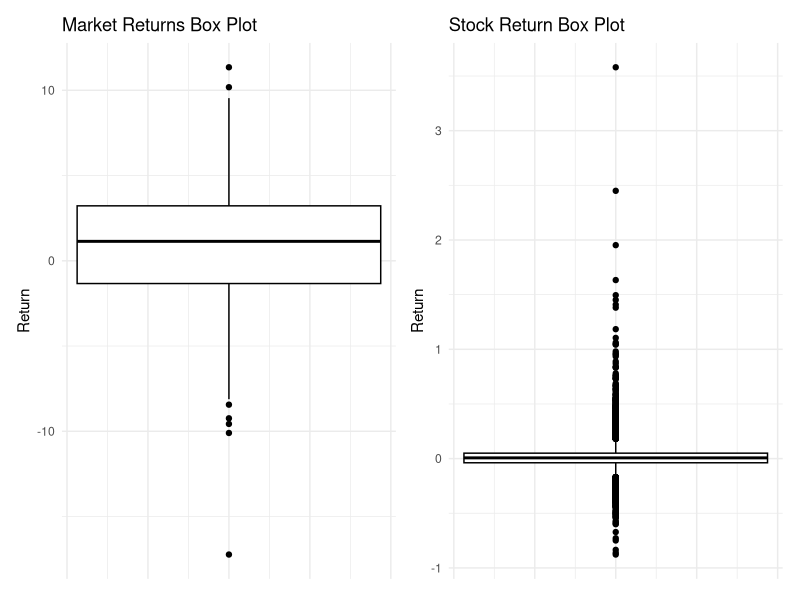
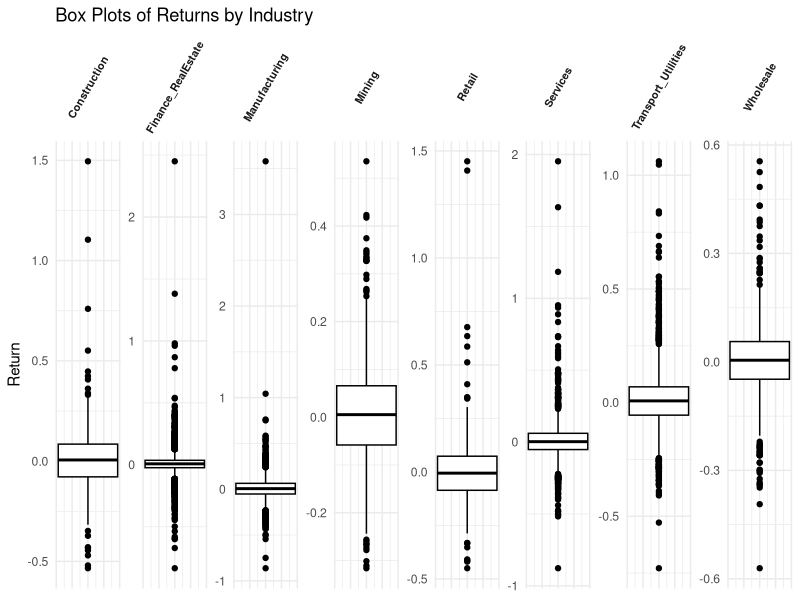
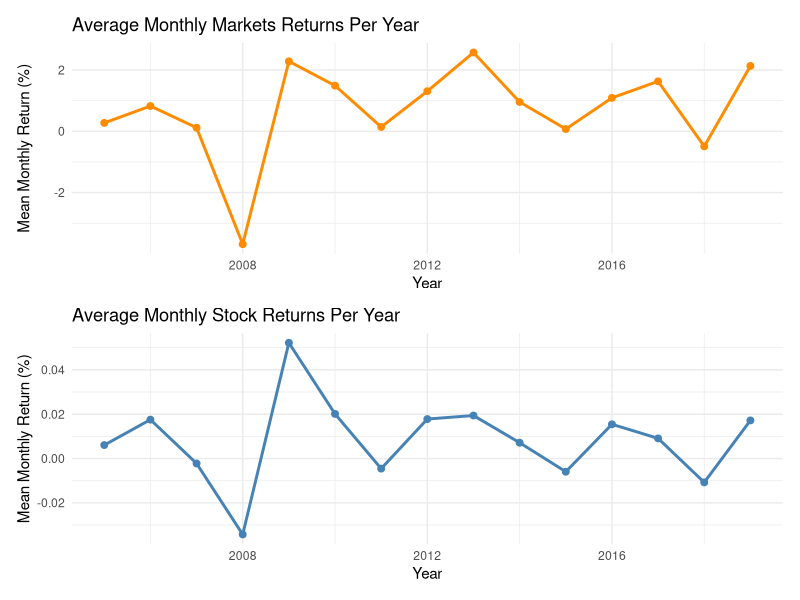
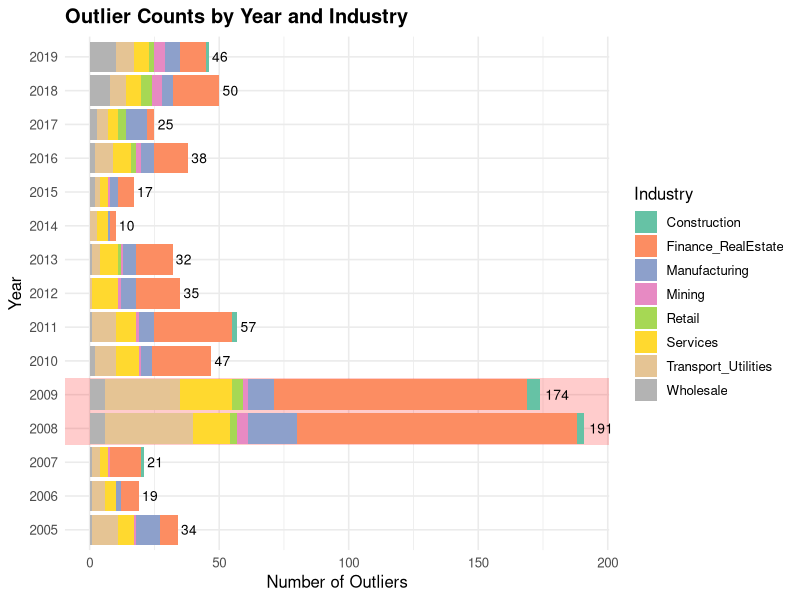
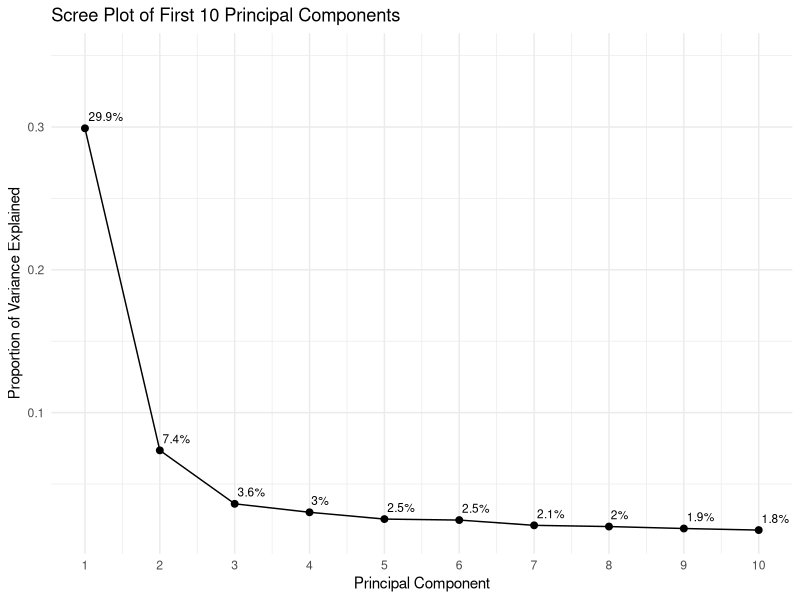
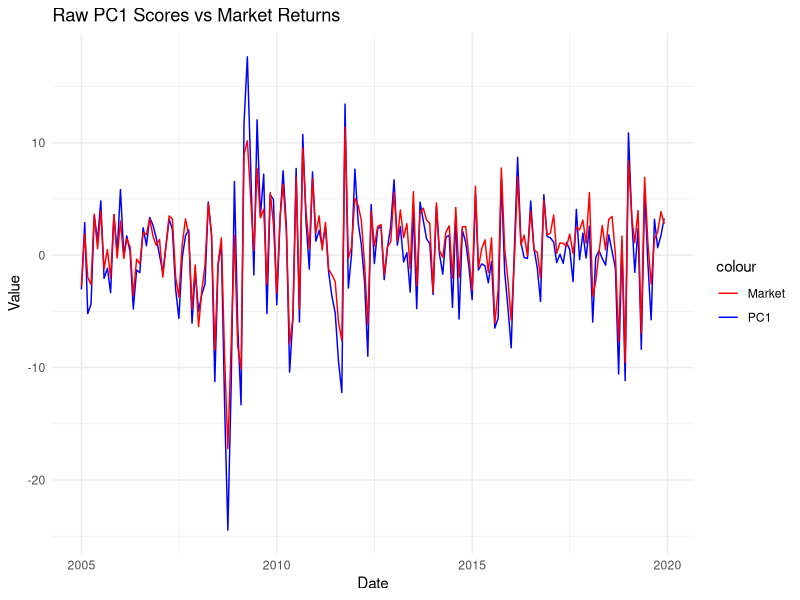
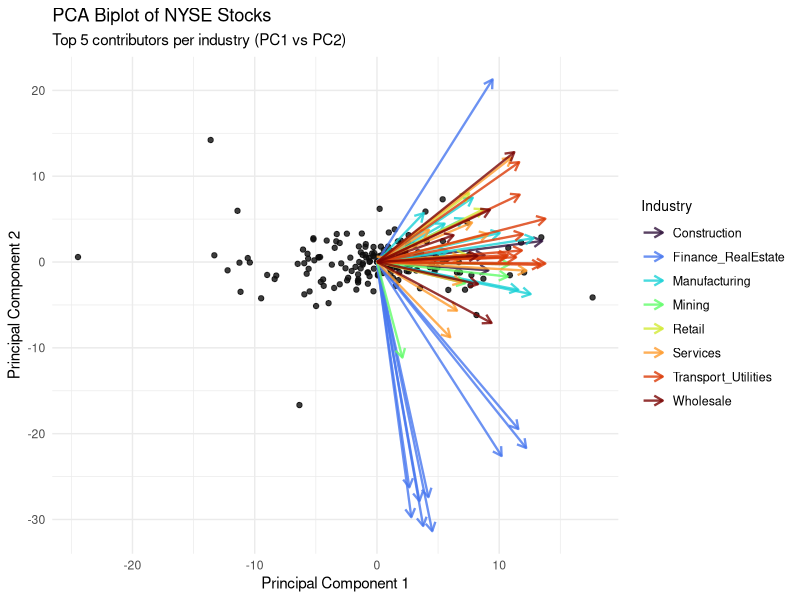
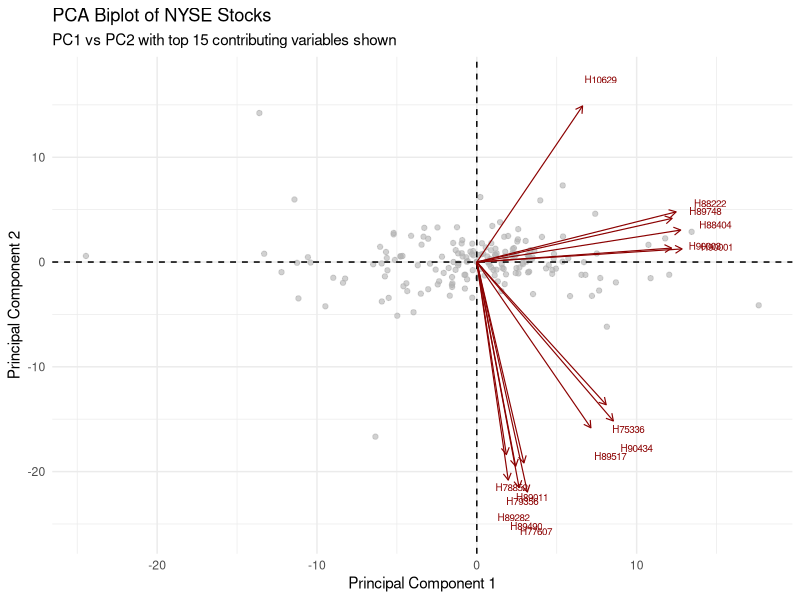

These charts were generated, in order, by the following R code:
## ---- chunk 1
#| echo: false
#| code-fold: true
#| message: false

# Load libraries
library(tidyverse)
library(readxl)
library(conflicted)
library(kableExtra)
library(knitr)
library(dplyr)
library(lubridate)
library(ggplot2)
library(GGally)
library(patchwork)
library(tibble)
library(stringr)
library(viridis)



conflicts_prefer(dplyr::filter)
conflicts_prefer(dplyr::select)
conflicts_prefer(dplyr::slice)

# Plot options and themes
options(
  digits = 2,
  width = 60,
  ggplot2.continuous.colour = "viridis",
  ggplot2.continuous.fill = "viridis",
  ggplot2.discrete.colour = c("#D55E00", "#0072B2", "#009E73", "#CC79A7", "#E69F00", "#56B4E9", "#F0E442"),
  ggplot2.discrete.fill = c("#D55E00", "#0072B2", "#009E73", "#CC79A7", "#E69F00", "#56B4E9", "#F0E442")
)

theme_set(theme_bw(base_size = 14) +
   theme(
     aspect.ratio = 1,
     plot.background = element_rect(fill = 'transparent', colour = NA),
     plot.title.position = "plot",
     plot.title = element_text(size = 24),
     panel.background = element_rect(fill = 'transparent', colour = NA),
     legend.background = element_rect(fill = 'transparent', colour = NA),
     legend.key = element_rect(fill = 'transparent', colour = NA)
   )
)
## ---- chunk 2
# Reading the original data 
sample_data <- read.csv("data/SampleJ.csv")
market_data <- read.csv("data/Market.csv")
## ---- chunk 3

# Evaluating SampleJ 
# Checking for NA values in the sample data
#sum(is.na(sample_data))       
#vis_dat(sample_data)

#Evaluating Structure of Data
# Note: output is hidden in the report because of high number of variables
#(glimpse(sample_data))
## ---- chunk 4

#Evaluating Market
# Checking for NA values in the sample data
#sum(is.na(market_data))       
#vis_dat(sample_data)

#Evaluating Structure of Data
# Note: output is hidden in the report because of high number of variables
#head(glimpse(market_data))
## ---- chunk 5

#EDA

# To perform EDA, we convert the Date variable to actual date format using . This will help with time series plots and analysis.

# Date Conversion
# sample data, convert to actual date format 
sample_data <- sample_data |>
  mutate(Date = gsub("Y", "", Date),        
         Date = gsub("M", "-", Date),       
         Date = paste0(Date, "-01"),        
         Date = ymd(Date))   

# Market data, convert to actual date format
market_data <- market_data |>
  mutate(Date = gsub("Y", "", Date),        
         Date = gsub("M", "-", Date),       
         Date = paste0(Date, "-01"),       
         Date = ymd(Date))   
## ---- chunk 6

#Joining the two datasets for comparison
joined_data <- sample_data %>%
  left_join(market_data, by = "Date")

#summary(joined_data )
## ---- chunk 7

#EDA on sample data 
#Boxplots

#Add Industry column, pivot longer for sample data
long_data <- sample_data |>
  pivot_longer(-Date, names_to = "Stock", values_to = "Return") %>%
  mutate(
    Industry = case_when(
      str_starts(Stock, "B") ~ "Mining",
      str_starts(Stock, "C") ~ "Construction",
      str_starts(Stock, "D") ~ "Manufacturing",
      str_starts(Stock, "E") ~ "Transport_Utilities",
      str_starts(Stock, "F") ~ "Wholesale",
      str_starts(Stock, "G") ~ "Retail",
      str_starts(Stock, "H") ~ "Finance_RealEstate",
      str_starts(Stock, "I") ~ "Services"
    ),
    Year = format(Date, "%Y")
  )
## ---- chunk 8
#| label: tbl-summary_stats
#| tbl-cap: "Summary Statistics for Market and Industry Returns"

# Stats

# Industry-wise summary statistics
industry_stats <- long_data %>%
  group_by(Industry) %>%
  summarise(
    Mean = mean(Return, na.rm = TRUE),
    SD = sd(Return, na.rm = TRUE),
    Min = min(Return, na.rm = TRUE),
    Max = max(Return, na.rm = TRUE)
  ) 

# Overall summary statistics
overall_summary <- long_data %>%
  summarise(
    Industry = "Overall Stock Return",
    Mean = mean(Return, na.rm = TRUE),
    SD = sd(Return, na.rm = TRUE),
    Min = min(Return, na.rm = TRUE),
    Max = max(Return, na.rm = TRUE)
  )

# Market summary statistics

market_stats <- market_data %>%
  summarise(
    Industry = "Market Return",
    Mean = mean(MarketReturn, na.rm = TRUE),
    SD = sd(MarketReturn, na.rm = TRUE),
    Min = min(MarketReturn, na.rm = TRUE),
    Max = max(MarketReturn, na.rm = TRUE)
  ) 

final_summary <- bind_rows(market_stats, overall_summary,  industry_stats)

kable(final_summary, digits = 6) %>%
  kable_styling(bootstrap_options = c("striped", "hover", "condensed"), full_width = F)

## ---- chunk 9
#| label: fig-boxplots

# Boxplots of market returns
p1 <- ggplot(market_data, aes(y = MarketReturn)) +
  geom_boxplot(fill = "white", color = "black") +
  labs(
    title = "Market Returns Box Plot",
    y = "Return",
    x = NULL
  ) + 
  theme_minimal() +
  theme(
    axis.text.x = element_blank(),       
    axis.ticks.x = element_blank(), 
    strip.text = element_text(size = 7.9, angle = 60, face= "bold" ) 
  )


# Boxplots of sample stock returns
p2 <- ggplot(long_data, aes(y = Return)) +
  geom_boxplot(fill = "white", color = "black") +
  labs(
    title = "Stock Return Box Plot",
    y = "Return",
    x = NULL
  ) + 
  theme_minimal() +
  theme(
    axis.text.x = element_blank(),      
    axis.ticks.x = element_blank(), 
    strip.text = element_text(size = 7.9, angle = 60, face= "bold" ) 
  )

p1 + p2 + plot_layout(ncol = 2)
## ---- chunk 10
#| label: fig-industry-boxplots

# Boxplots of returns per industry, each in its own panel
ggplot(long_data, aes(y = Return)) +
  geom_boxplot(fill = "white", color = "black") +
  facet_wrap(~ Industry, ncol = 8, scales = "free_y") +
  labs(
    title = "Box Plots of Returns by Industry",
    y = "Return",
    x = NULL
  ) +
  theme_minimal() +
  theme(
    axis.text.x = element_blank(),       
    axis.ticks.x = element_blank(), 
    strip.text = element_text(size = 7.9, angle = 60, face= "bold" ) 
  )

## ---- chunk 11
#| label: fig-yearly-returns

# Add Year column, pivot longer for yearly analysis of sample data
stock_yearly <- joined_data %>%
  mutate(Year = format(Date, "%Y")) %>%
  select(-MarketReturn) %>%
  pivot_longer(
    cols = -c(Date, Year),
    names_to = "Stock",
    values_to = "Return"
  )

# Calculate yearly overall return (average across all stocks per year, per month)
yearly_returns <- stock_yearly %>%
  group_by(Year) %>%
  summarise(
    OverallReturn = mean(Return, na.rm = TRUE)
  )

# Calculate yearly market return (average market return per year, per month)
market_yearly <- joined_data %>%
  select(Date, MarketReturn) %>%
  mutate(Year = format(Date, "%Y")) %>%
  group_by(Year) %>%
  summarise(MarketReturn = mean(MarketReturn, na.rm = TRUE))

compare_yearly <- left_join(yearly_returns, market_yearly, by = "Year")
compare_yearly$Year <- as.integer(compare_yearly$Year)


# Market plot
p1 <- ggplot(compare_yearly, aes(x = as.integer(Year), y = MarketReturn, group = 1)) +
  geom_line(color = "darkorange", size = 1) +
  geom_point(color = "darkorange", size = 2) +
  labs(title = "Average Monthly Markets Returns Per Year",
       x = "Year", y = "Mean Monthly Return (%)") +
  theme_minimal()


# Stock plot
p2 <- ggplot(compare_yearly, aes(x = as.integer(Year), y = OverallReturn, group = 1)) +
  geom_line(color = "steelblue", size = 1) +
  geom_point(color = "steelblue", size = 2) +
  labs(title = "Average Monthly Stock Returns Per Year",
       x = "Year", y = "Mean Monthly Return (%)") +
  theme_minimal()


p1 / p2

## ---- chunk 12
#| label: fig-outlier-counts

# Per-stock outliers using IQR method
outliers <- long_data %>%
  group_by(Stock) %>%   # calculate thresholds for each stock separately
  mutate(
    Q1 = quantile(Return, 0.25, na.rm = TRUE),
    Q3 = quantile(Return, 0.75, na.rm = TRUE),
    IQR = Q3 - Q1,
    Lower = Q1 - 1.5 * IQR,
    Upper = Q3 + 1.5 * IQR,
    Outlier = Return < Lower | Return > Upper
  ) %>%
  ungroup() %>%
  filter(Outlier) %>%
  select(Date, Stock, Industry, Return, Year)


# Count outliers by Year and Industry
outlier_counts <- outliers %>%
  count(Year, Industry)

# Get totals per Year for labels
totals <- outlier_counts %>%
  group_by(Year) %>%
  summarise(total = sum(n), .groups = "drop")


outlier_counts$Year <- as.numeric(outlier_counts$Year)
totals$Year <- as.numeric(totals$Year)

# Plot outliers by year and industry
ggplot(outlier_counts, aes(x = n, y = factor(Year), fill = Industry)) +
  annotate("rect", xmin = -Inf, xmax = Inf, ymin = which(levels(factor(outlier_counts$Year))=="2008") - 0.5,
           ymax = which(levels(factor(outlier_counts$Year))=="2009") + 0.5,
           alpha = 0.2, fill = "red") +
  geom_bar(stat = "identity") +
  geom_text(data = totals, aes(x = total, y = factor(Year), label = total),
            inherit.aes = FALSE, hjust = -0.2, size = 3.5) +
   scale_fill_brewer(palette = "Set2") +
  labs(
    title = "Outlier Counts by Year and Industry",
    x = "Number of Outliers",
    y = "Year"
  ) +
  theme_minimal(base_size = 12) +
  theme(
    legend.position = "right",
    plot.title = element_text(face = "bold"),
    plot.subtitle = element_text(size = 10)
  ) +
  coord_cartesian(clip = "off")   

## ---- chunk 13
# Remove Date column for PCA
stock_returns <- sample_data |> select(-Date)

# Perform PCA with scaling and centering
pca_res <- prcomp(stock_returns, scale. = TRUE, center = TRUE)

#summary(pca_res)

## ---- chunk 14
#| label: fig-scree-plot

# Variance explained
var_explained <- pca_res$sdev^2 / sum(pca_res$sdev^2)

# Scree data
scree_data <- data.frame(
  PC = 1:length(var_explained),
  Variance = var_explained,
  Percent = round(var_explained * 100, 1)  # percentage with 1 decimal
)

# First 10 PCs
scree_data10 <- subset(scree_data, PC <= 10)

ggplot(scree_data10, aes(x = PC, y = Variance)) +
  geom_line(group = 1, color = "black") +
  geom_point(color = "black", size = 2) +
  geom_text(aes(label = paste0(Percent, "%")), 
            vjust = -0.8, hjust = -0.1, size = 3) +
  scale_x_continuous(breaks = 1:10) +
  expand_limits(y = max(scree_data10$Variance) + 0.05) +
  labs(
    title = "Scree Plot of First 10 Principal Components",
    x = "Principal Component",
    y = "Proportion of Variance Explained"
  ) +
  theme_minimal()



## ---- chunk 15
#| label: tbl-pca-loadings
#| tbl-cap: "PCA Loadings for PC1 and PC2 with Industries"

# Loadings with industries assigned
data <- pca_res$rotation[, 1:2] %>%
  as.data.frame() %>%                    
  rownames_to_column("Stock") %>%        
  mutate(
    Industry = case_when(
      str_starts(Stock, "B") ~ "Mining",
      str_starts(Stock, "C") ~ "Construction",
      str_starts(Stock, "D") ~ "Manufacturing",
      str_starts(Stock, "E") ~ "Transport_Utilities",
      str_starts(Stock, "F") ~ "Wholesale",
      str_starts(Stock, "G") ~ "Retail",
      str_starts(Stock, "H") ~ "Finance_RealEstate",
      str_starts(Stock, "I") ~ "Services"
    )
  )

kable(head(data)) %>%
  kable_styling(bootstrap_options = c("striped", "hover", "condensed"), full_width = F)

## ---- chunk 16
# Extract PC scores for first two components
pc_scores <- data.frame(
  Date = sample_data$Date,      
  PC1 = pca_res$x[,1], 
  PC2 = pca_res$x[,2]
)

## ---- chunk 17
#| label: fig-pc1-vs-market

# Plot PC1 scores against Market Returns
ggplot(pc_scores, aes(x = Date)) +
  geom_line(aes(y = PC1, colour = "PC1")) +
  geom_line(aes(y = market_data$MarketReturn, colour = "Market")) +
  labs(title = "Raw PC1 Scores vs Market Returns",
       y = "Value") +
  scale_colour_manual(values = c("PC1" = "blue", "Market" = "red")) +
  theme_minimal()

## ---- chunk 18
#| label: fig-biplot-overall

# Loadings with industry labels
data <- pca_res$rotation[, 1:2] %>%
  as.data.frame() %>%
  rownames_to_column("Stock") %>%
  mutate(
    Industry = case_when(
      str_starts(Stock, "B") ~ "Mining",
      str_starts(Stock, "C") ~ "Construction",
      str_starts(Stock, "D") ~ "Manufacturing",
      str_starts(Stock, "E") ~ "Transport_Utilities",
      str_starts(Stock, "F") ~ "Wholesale",
      str_starts(Stock, "G") ~ "Retail",
      str_starts(Stock, "H") ~ "Finance_RealEstate",
      str_starts(Stock, "I") ~ "Services",
      TRUE ~ "Other"
    )
  )

# Top 5 contributors per industry
top_vars <- data %>%
  mutate(max_loading = pmax(abs(PC1), abs(PC2))) %>%
  group_by(Industry) %>%
  slice_max(order_by = max_loading, n = 10, with_ties = FALSE) %>%
  ungroup()


# Scale factor for arrows
arrow_scale <- 100  

ggplot() +
  geom_point(aes(x = pca_res$x[,1], y = pca_res$x[,2]),
             color = "grey5", alpha = 0.8) +
  geom_segment(data = top_vars,
               aes(x = 0, y = 0,
                   xend = PC1 * arrow_scale,
                   yend = PC2 * arrow_scale,
                   color = Industry),
               arrow = arrow(length = unit(0.25, "cm")),
               linewidth = 0.8, alpha = 0.8) +
  
  
  # Viridis discrete color scale
  scale_color_viridis_d(option = "turbo") +  
  
  labs(title = "PCA Biplot of NYSE Stocks",
       subtitle = "Top 5 contributors per industry (PC1 vs PC2)",
       x = "Principal Component 1", y = "Principal Component 2") +
  
  theme_minimal() +
  theme(legend.position = "right",
        legend.title = element_text(size = 10),
        legend.text  = element_text(size = 9))


## ---- chunk 19
#| label: fig-biplot-top15

# Top 15 contributors overall
top15_vars <- data %>%
  mutate(max_loading = pmax(abs(PC1), abs(PC2))) %>%
  arrange(desc(max_loading)) %>%
  slice_head(n = 15)

# Scale factor for arrows
arrow_scale <- 70  

ggplot() +
  geom_point(aes(x = pca_res$x[,1], y = pca_res$x[,2]),
             color = "grey70", alpha = 0.6) +

  geom_hline(yintercept = 0, linetype = "dashed") +
  geom_vline(xintercept = 0, linetype = "dashed") +
  geom_segment(data = top15_vars,
               aes(x = 0, y = 0,
                   xend = PC1 * arrow_scale,
                   yend = PC2 * arrow_scale),
               arrow = arrow(length = unit(0.2, "cm")),
               color = "darkred", linewidth = 0.4) +
  
  geom_text(data = top15_vars,
            aes(x = PC1 * arrow_scale * 1.17,
                y = PC2 * arrow_scale * 1.17,
                label = Stock),
            color = "darkred", size = 2.5) +
  
  labs(title = "PCA Biplot of NYSE Stocks",
       subtitle = "PC1 vs PC2 with top 15 contributing variables shown",
       x = "Principal Component 1", y = "Principal Component 2") +
  
  theme_minimal()

## ---- chunk 20

# Prepare data for FA
stock_names    <- colnames(sample_data)[-1]
returns_matrix <- as.matrix(sample_data[ , -1])
sd_cols        <- apply(returns_matrix, 2, sd, na.rm = TRUE)
keep_cols      <- which(sd_cols > 1e-12)
returns_scaled <- scale(returns_matrix[, keep_cols, drop = FALSE])
stock_names    <- stock_names[keep_cols]

# helper, map industry letter to label 
map_industry <- function(letter) {
  dplyr::recode(letter,
    "B" = "Mining",
    "C" = "Construction",
    "D" = "Manufacturing",
    "E" = "Transport_Utilities",
    "F" = "Wholesale",
    "G" = "Retail",
    "H" = "Finance_RealEstate",
    "I" = "Services"
  )
}


## ---- chunk 21
#| label: tbl-fa-comparison
#| tbl-cap: "FA model comparison (chi-square test p-values)"

# Fit FA model and extract key results
fit_fa <- function(X, k, rotation = c("varimax","promax"), lower_uniqueness = 0.05) {
  rotation <- match.arg(rotation)
  mod <- factanal(X, factors = k, rotation = rotation, scores = "Bartlett", lower = lower_uniqueness)
  list(
    model     = mod,
    k         = k,
    rotation  = rotation,
    p_value   = mod$PVAL,       
    statistic = mod$STATISTIC,
    dof       = mod$dof
  )
}


fa2_var <- fit_fa(returns_scaled, k = 2, rotation = "varimax")
fa3_var <- fit_fa(returns_scaled, k = 3, rotation = "varimax")
fa2_pro <- fit_fa(returns_scaled, k = 2, rotation = "promax")
fa3_pro <- fit_fa(returns_scaled, k = 3, rotation = "promax")

fa_summary <- bind_rows(
  data.frame(k = fa2_var$k, rotation = fa2_var$rotation, p_value = fa2_var$p_value),
  data.frame(k = fa3_var$k, rotation = fa3_var$rotation, p_value = fa3_var$p_value),
  data.frame(k = fa2_pro$k, rotation = fa2_pro$rotation, p_value = fa2_pro$p_value),
  data.frame(k = fa3_pro$k, rotation = fa3_pro$rotation, p_value = fa3_pro$p_value)
)

kable(fa_summary, digits = 10) %>%
  kable_styling(full_width = FALSE)


## ---- chunk 22
#| label: tbl-fa-industry-summary
#| tbl-cap: "Industry loadings summary — 3 factors (varimax rotation)"

# Choose one FA model to report
chosen <- fa3_var  

# extract loadings to a tidy data frame
L <- as.data.frame(unclass(chosen$model$loadings))
colnames(L) <- paste0("Factor", seq_len(ncol(L)))
L$Stock <- stock_names
L$IndustryLetter <- substr(L$Stock, 1, 1)
L$Industry <- map_industry(L$IndustryLetter)

# Summarise loadings by industry
signed_by_industry <- L %>%
  group_by(Industry) %>%
  summarise(across(starts_with("Factor"), ~mean(.x, na.rm = TRUE), .names = "mean_{.col}")) %>%
  arrange(Industry)

abs_by_industry <- L %>%
  mutate(across(starts_with("Factor"), abs)) %>%
  group_by(Industry) %>%
  summarise(across(starts_with("Factor"), ~mean(.x, na.rm = TRUE), .names = "absmean_{.col}")) %>%
  arrange(Industry)


industry_summary <- left_join(signed_by_industry, abs_by_industry, by = "Industry")

# assume your data frame is industry_summary
industry_summary %>%
  rename(
    F1 = mean_Factor1, F2 = mean_Factor2, F3 = mean_Factor3,
    F1_ab  = absmean_Factor1, F2_ab = absmean_Factor2, F3_ab = absmean_Factor3
  ) %>%
  kable(digits = 3, align = "c") %>%
  add_header_above(c(" " = 1, "Mean Loadings" = 3, "Absolute Mean Loadings" = 3)) %>%
  kable_styling(full_width = TRUE, bootstrap_options = c("striped", "hover", "condensed"))

## ---- chunk 23
#| label: tbl-fa-top-industries
#| tbl-cap: "Top industries by loading across factors"

# Function to report top industries by loading for a given factor
report_top_loader_table <- function(sumtab, fac_idx = 1) {
  f_mean <- paste0("mean_Factor", fac_idx)
  f_abs  <- paste0("absmean_Factor", fac_idx)
 
  # Top by absolute mean, positive mean, negative mean
  top_mag <- sumtab %>%
    arrange(desc(.data[[f_abs]])) %>%
    slice(1) %>%
    mutate(
      Factor = paste0("Factor ", fac_idx),
      Description = "Largest degree of loading (by abs(mean))",
      Mean_loading = .data[[f_mean]]
    )

  # top positive and negative
  top_pos <- sumtab %>%
    arrange(desc(.data[[f_mean]])) %>%
    slice(1) %>%
    mutate(
      Factor = paste0("Factor ", fac_idx),
      Description = "Strongest positive mover (same direction)",
      Mean_loading = .data[[f_mean]]
    )

  top_neg <- sumtab %>%
    arrange(.data[[f_mean]]) %>%
    slice(1) %>%
    mutate(
      Factor = paste0("Factor ", fac_idx),
      Description = "Strongest negative mover (opposite direction)",
      Mean_loading = .data[[f_mean]]
    )

  bind_rows(top_mag, top_pos, top_neg) %>%
    select(Factor, Description, Industry, Mean_loading)
}


combined_table <- purrr::map_dfr(seq_len(chosen$k), ~report_top_loader_table(industry_summary, fac_idx = .x))


kable(
  combined_table,
  digits = 3) %>%
  kable_styling(full_width = TRUE, position = "center")


## ---- chunk 24
#| label: fig-fa-heatmaps-signed

# Heatmaps of loadings by industry and factor
signed_long <- L %>%
  select(Industry, starts_with("Factor")) %>%
  group_by(Industry) %>%
  summarise(across(everything(), mean, na.rm = TRUE)) %>%
  pivot_longer(-Industry, names_to = "Factor", values_to = "MeanLoading")

ggplot(signed_long, aes(Factor, Industry, fill = MeanLoading)) +
  geom_tile(color = "white") +
  scale_fill_gradient2(low = "blue", mid = "white", high = "red") +
  labs(title = sprintf("Signed industry loadings — %d factors (%s)", chosen$k, chosen$rotation),
       x = NULL, y = NULL, fill = "Mean\nloading") +
  theme_minimal()

## ---- chunk 25
#| label: fig-fa-heatmaps-abs

# Absolute loadings heatmap
abs_long <- L %>%
  mutate(across(starts_with("Factor"), abs)) %>%
  select(Industry, starts_with("Factor")) %>%
  group_by(Industry) %>%
  summarise(across(everything(), mean, na.rm = TRUE)) %>%
  pivot_longer(-Industry, names_to = "Factor", values_to = "AbsMeanLoading")

ggplot(abs_long, aes(Factor, Industry, fill = AbsMeanLoading)) +
  geom_tile(color = "white") +
  scale_fill_gradient(low = "white", high = "black") +
  labs(title = sprintf("|loading| by industry — %d factors (%s)", chosen$k, chosen$rotation),
       x = NULL, y = NULL, fill = "|Mean|\nloading") +
  theme_minimal()
